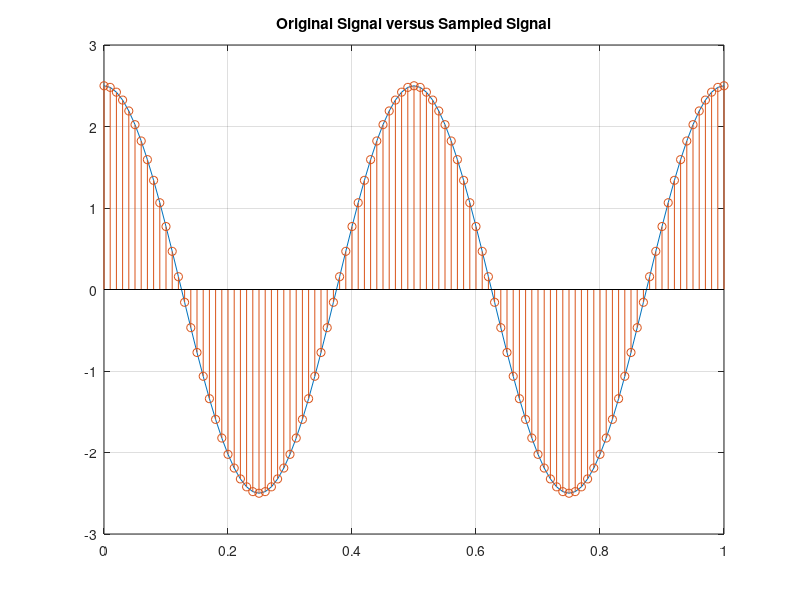

Source code (MATLAB): (Note: this script raises an error after producing the figure.)
clc, clear, close all;
B = input("Number of bits:")
R = input("Full-scale range:")
% Original Signal
t = 0:0.01:1; x=(R/2)*cos(4*pi*t);

% Sampling 
fs = 100; Ts = (1/fs); n = 0:(1/Ts);
x_s = (R/2)*cos(4*pi*n*Ts);
figure; plot(t,x); hold on; grid on; stem(n*Ts,x_s,'o');
title("Original Signal versus Sampled Signal")

for k = 1:length(x_s)
   x_q(k) = quantizer_p3(x(k),R,B);
end 
figure; plot(t,x); hold on; stem(t,x_q);
title("B = 4, R = 10, x(t) = 5cos(4*pi*t)")